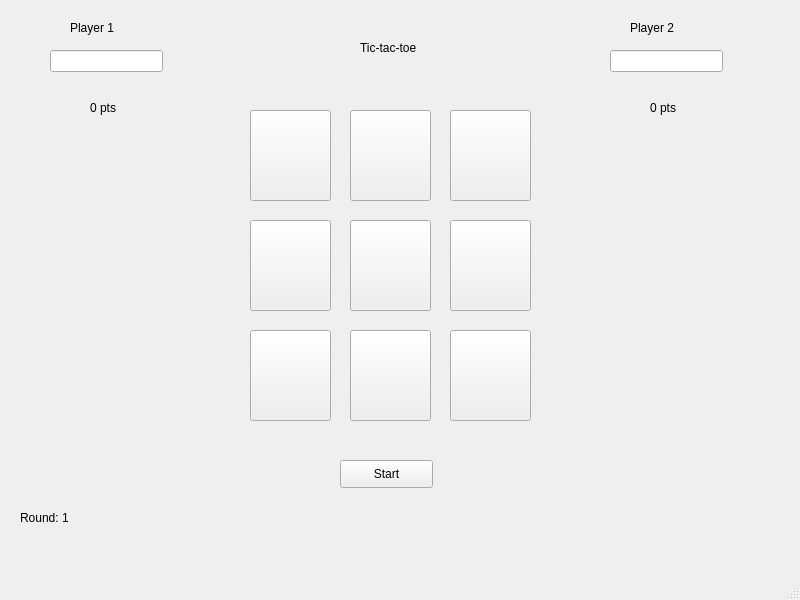
<?xml version="1.0" encoding="UTF-8"?>
<ui version="4.0">
 <class>MainWindow</class>
 <widget class="QMainWindow" name="MainWindow">
  <property name="geometry">
   <rect>
    <x>0</x>
    <y>0</y>
    <width>800</width>
    <height>600</height>
   </rect>
  </property>
  <property name="windowTitle">
   <string>Tic-tac-toe</string>
  </property>
  <widget class="QWidget" name="centralwidget">
   <widget class="QPushButton" name="pushButton">
    <property name="geometry">
     <rect>
      <x>250</x>
      <y>110</y>
      <width>81</width>
      <height>91</height>
     </rect>
    </property>
    <property name="text">
     <string/>
    </property>
   </widget>
   <widget class="QPushButton" name="pushButton_2">
    <property name="geometry">
     <rect>
      <x>350</x>
      <y>110</y>
      <width>81</width>
      <height>91</height>
     </rect>
    </property>
    <property name="text">
     <string/>
    </property>
   </widget>
   <widget class="QPushButton" name="pushButton_3">
    <property name="geometry">
     <rect>
      <x>450</x>
      <y>110</y>
      <width>81</width>
      <height>91</height>
     </rect>
    </property>
    <property name="text">
     <string/>
    </property>
   </widget>
   <widget class="QPushButton" name="pushButton_4">
    <property name="geometry">
     <rect>
      <x>250</x>
      <y>220</y>
      <width>81</width>
      <height>91</height>
     </rect>
    </property>
    <property name="text">
     <string/>
    </property>
   </widget>
   <widget class="QPushButton" name="pushButton_5">
    <property name="geometry">
     <rect>
      <x>450</x>
      <y>220</y>
      <width>81</width>
      <height>91</height>
     </rect>
    </property>
    <property name="text">
     <string/>
    </property>
   </widget>
   <widget class="QPushButton" name="pushButton_6">
    <property name="geometry">
     <rect>
      <x>350</x>
      <y>220</y>
      <width>81</width>
      <height>91</height>
     </rect>
    </property>
    <property name="text">
     <string/>
    </property>
   </widget>
   <widget class="QPushButton" name="pushButton_7">
    <property name="geometry">
     <rect>
      <x>250</x>
      <y>330</y>
      <width>81</width>
      <height>91</height>
     </rect>
    </property>
    <property name="text">
     <string/>
    </property>
   </widget>
   <widget class="QPushButton" name="pushButton_8">
    <property name="geometry">
     <rect>
      <x>450</x>
      <y>330</y>
      <width>81</width>
      <height>91</height>
     </rect>
    </property>
    <property name="text">
     <string/>
    </property>
   </widget>
   <widget class="QPushButton" name="pushButton_9">
    <property name="geometry">
     <rect>
      <x>350</x>
      <y>330</y>
      <width>81</width>
      <height>91</height>
     </rect>
    </property>
    <property name="text">
     <string/>
    </property>
   </widget>
   <widget class="QLabel" name="label">
    <property name="geometry">
     <rect>
      <x>360</x>
      <y>40</y>
      <width>61</width>
      <height>16</height>
     </rect>
    </property>
    <property name="text">
     <string>Tic-tac-toe</string>
    </property>
   </widget>
   <widget class="QLineEdit" name="lineEdit">
    <property name="geometry">
     <rect>
      <x>50</x>
      <y>50</y>
      <width>113</width>
      <height>22</height>
     </rect>
    </property>
   </widget>
   <widget class="QLabel" name="label_2">
    <property name="geometry">
     <rect>
      <x>70</x>
      <y>20</y>
      <width>55</width>
      <height>16</height>
     </rect>
    </property>
    <property name="text">
     <string>Player 1</string>
    </property>
   </widget>
   <widget class="QLabel" name="label_3">
    <property name="geometry">
     <rect>
      <x>630</x>
      <y>20</y>
      <width>55</width>
      <height>16</height>
     </rect>
    </property>
    <property name="text">
     <string>Player 2</string>
    </property>
   </widget>
   <widget class="QLineEdit" name="lineEdit_2">
    <property name="geometry">
     <rect>
      <x>610</x>
      <y>50</y>
      <width>113</width>
      <height>22</height>
     </rect>
    </property>
   </widget>
   <widget class="QPushButton" name="pushButton_10">
    <property name="geometry">
     <rect>
      <x>340</x>
      <y>460</y>
      <width>93</width>
      <height>28</height>
     </rect>
    </property>
    <property name="text">
     <string>Start</string>
    </property>
   </widget>
   <widget class="QLabel" name="label_4">
    <property name="geometry">
     <rect>
      <x>20</x>
      <y>510</y>
      <width>55</width>
      <height>16</height>
     </rect>
    </property>
    <property name="text">
     <string>Round: 1</string>
    </property>
   </widget>
   <widget class="QLabel" name="label_5">
    <property name="geometry">
     <rect>
      <x>90</x>
      <y>100</y>
      <width>55</width>
      <height>16</height>
     </rect>
    </property>
    <property name="text">
     <string>0 pts</string>
    </property>
   </widget>
   <widget class="QLabel" name="label_6">
    <property name="geometry">
     <rect>
      <x>650</x>
      <y>100</y>
      <width>55</width>
      <height>16</height>
     </rect>
    </property>
    <property name="text">
     <string>0 pts</string>
    </property>
   </widget>
  </widget>
  <widget class="QMenuBar" name="menubar">
   <property name="geometry">
    <rect>
     <x>0</x>
     <y>0</y>
     <width>800</width>
     <height>26</height>
    </rect>
   </property>
  </widget>
  <widget class="QStatusBar" name="statusbar"/>
 </widget>
 <resources/>
 <connections/>
</ui>
